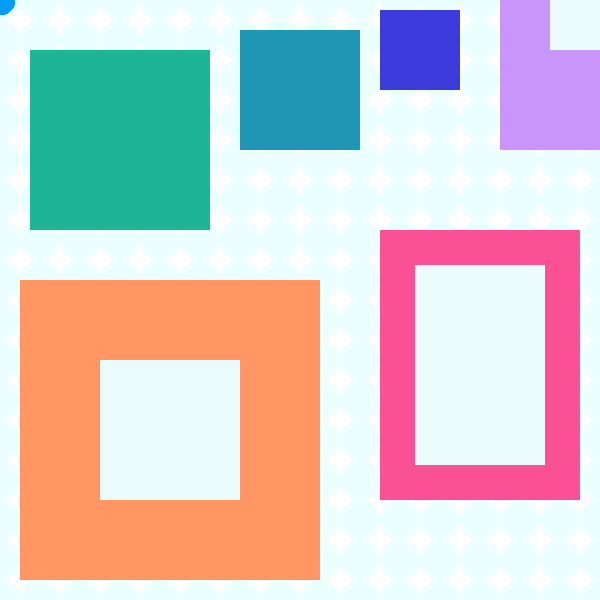
Frame 1 (no input)
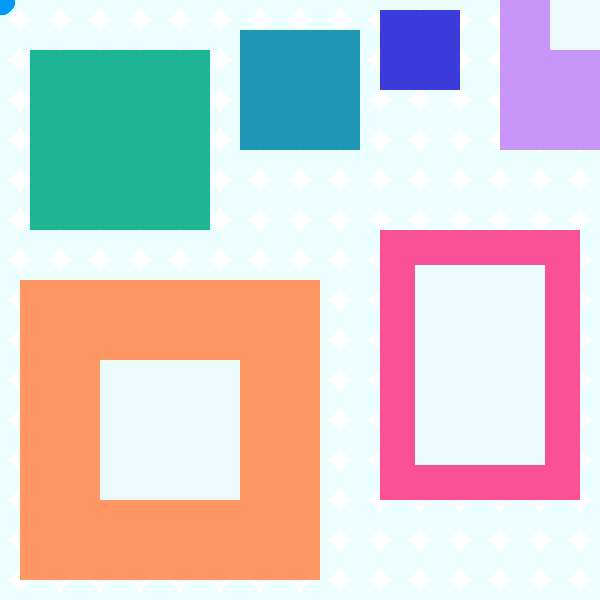
Frame 60 (the mouse pressed at the canvas centre just before this capture)
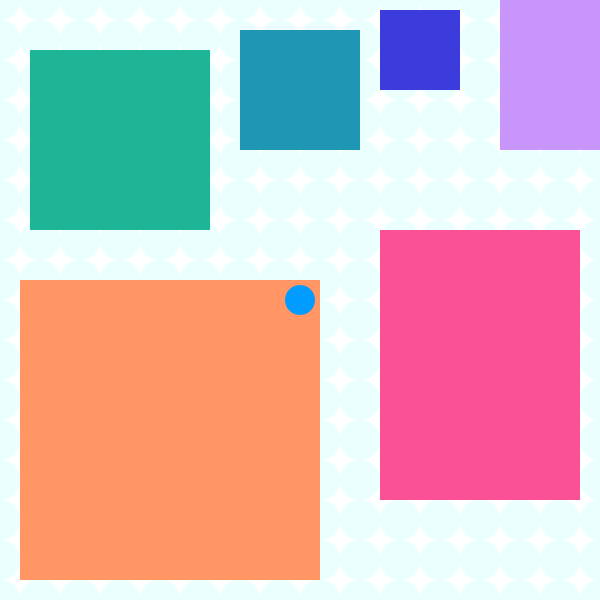
Frame 120 (the mouse held since frame 60 and released just before this capture)

The Processing sketch that drew these frames (run headless with seeded random() and noise(); from frame 60 on, the mouse is pressed at the canvas centre):

// Processing sketch: processing_14334
// ── processing_14334.pde

//int

int a = 300;
int b = 255;

void setup() {
  size(600,600);
  background(b,b,b);
  smooth();
}  

// for loof

void draw() { 

  for (int x=0; x<width+20; x=x+40)
  {
    for (int y=0; y<height+20; y=y+40)
    {
      fill(235,b,b);
      noStroke();
      ellipse(x,y,40,40);

      // code arrange  &  color

      fill(30,180,150);  
      rect(30,50,180,180);  
      fill(30,150,180);  
      rect(240,30,120,120);  
      fill(60,60,220);  
      rect(380,10,80,80);  
      fill(200,150,250);  
      rect(500,0,100,150);  
      fill(250,80,150);  
      rect(380,230,200,270);  
      fill(b,150,100);  
      rect(20,280,a,a);  
      fill(235,250,250);  
     
       //mouse
     
      if (mousePressed == false) {
        rect(550,0,50,50);  
        rect(415,a-35,130,200);  
        rect(100,360,140,140);
      }

 noStroke(); 

      if ((mouseX >=30) && (mouseX <210) &&   
        (mouseY >=50) && (mouseY <=230 )) {  
        fill(b,b,180);  
        rect(30,50,180,180);
      }  
      else if((mouseX >=240) && (mouseX <=360) &&       
        (mouseY >=30) && (mouseY <150)) {  
        fill(b,200,150);  
        rect(240,30,120,120);
      }  

      else if((mouseX >=380) && (mouseX <460) &&  
        (mouseY >=10) && (mouseY <90)) 
     
        {  fill(b,160,100);  
        rect(380,10,80,80);  }  
        
      { point(mouseX, mouseY);  
        fill(0,b-100,b);
        ellipse(mouseX,mouseY, 30,30);  }
      } }

  noCursor(); 



  //key

  if(keyPressed==true)  

    stroke(50,200,150);  
  fill(255,0,0,0); 
  strokeWeight(65);  
  rect(385,235,180,250); 
  rect(20,280,a,a); 
  rect(500,0,100,150);
}
